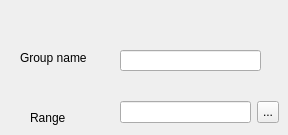
      <widget class="QWidget" name="page_2">
       <widget class="QLabel" name="styleLbl_11">
        <property name="geometry">
         <rect>
          <x>30</x>
          <y>110</y>
          <width>72</width>
          <height>16</height>
         </rect>
        </property>
        <property name="sizePolicy">
         <sizepolicy hsizetype="Preferred" vsizetype="Fixed">
          <horstretch>0</horstretch>
          <verstretch>0</verstretch>
         </sizepolicy>
        </property>
        <property name="text">
         <string>Range</string>
        </property>
        <property name="buddy">
         <cstring>patientsLE</cstring>
        </property>
       </widget>
       <widget class="QWidget" name="layoutWidget">
        <property name="geometry">
         <rect>
          <x>120</x>
          <y>100</y>
          <width>159</width>
          <height>24</height>
         </rect>
        </property>
        <layout class="QHBoxLayout">
         <item>
          <widget class="QLineEdit" name="patientsLE">
           <property name="maxLength">
            <number>100000</number>
           </property>
          </widget>
         </item>
         <item>
          <widget class="QToolButton" name="patientsTB">
           <property name="maximumSize">
            <size>
             <width>22</width>
             <height>22</height>
            </size>
           </property>
           <property name="toolTip">
            <string>Open Patients range editor</string>
           </property>
           <property name="text">
            <string>...</string>
           </property>
          </widget>
         </item>
        </layout>
       </widget>
       <widget class="QLabel" name="label">
        <property name="geometry">
         <rect>
          <x>20</x>
          <y>50</y>
          <width>81</width>
          <height>16</height>
         </rect>
        </property>
        <property name="text">
         <string>Group name</string>
        </property>
       </widget>
       <widget class="QLineEdit" name="lineEdit">
        <property name="geometry">
         <rect>
          <x>120</x>
          <y>50</y>
          <width>141</width>
          <height>21</height>
         </rect>
        </property>
       </widget>
      </widget>
